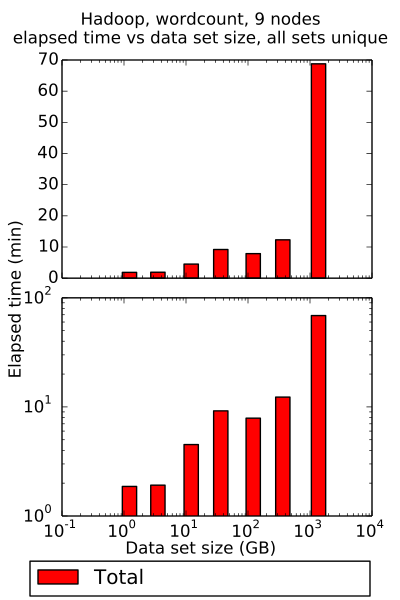

Recreate this plot in Python.
#!/usr/bin/env python
"""
Plot elapsed times from map-reduce job.
"""

from __future__ import print_function, division
import os
import ast
import argparse
import datetime as dt
import matplotlib.pyplot as plt

def config_to_dict(fconfig):
    """
    Read Disco cluster configuration file. Return as dict.
    """
    # TODO: use configparser instead
    # Disco config file is one line and formatted as a dict.
    with open(fconfig) as fr:
        line = fr.read()
        dconfig = ast.literal_eval(line.strip())
    return dconfig

def duration_to_timedelta(duration):
    """
    Convert duration from HH:MM:SS to datetime timedelta object.
    """
    duration_arr = map(float, duration.split(':'))
    duration_td = dt.timedelta(hours=duration_arr[0],
                               minutes=duration_arr[1],
                               seconds=duration_arr[2])
    return duration_td

def events_to_dict(fevents):
    """
    Read Disco events file from map-reduce job. Return as dict.
    """
    # Log files from Disco can be > 100 MB.
    # Only read relevant portions into memory.
    # Example record format:
    # ['2014/03/14 17:26:14', 'scout02', 'DONE: [map:0] Task finished in 0:00:00.716']
    # TODO: allow for chained map-reduce jobs
    # TODO: move to disco-specific utils module
    # Events for a single job.
    events = {}
    timestamp_fmt = "%Y/%m/%d %H:%M:%S"
    with open(fevents) as fr:
        map_started = False
        map_finished = False
        reduce_started = False
        reduce_finished = False
        for line in fr:
            arr = ast.literal_eval(line.strip())
            # Start job
            if 'master' in arr[1]:
                # ["2014/03/14 17:26:13","master","Starting job"]
                if 'Starting job' in arr[2]:
                    events['node_id'] = arr[1]
                    events['time_start'] = dt.datetime.strptime(arr[0], timestamp_fmt)
                    continue
            # Map
            if 'master' in arr[1]:
                # ["2014/03/14 17:26:13","master","Starting map phase"]
                if 'Starting map phase' in arr[2]:
                    map_started = True
                    events['map'] = {}
                    events['map']['node_id'] = arr[1]
                    events['map']['time_start'] = dt.datetime.strptime(arr[0], timestamp_fmt)
                    continue
                # ["2014/03/14 17:26:13","master","map:0 assigned to scout02"]
                if (('map' in arr[2])
                    and ('assigned to' in arr[2])):
                    # map_id is 1st word in string, e.g. map:0
                    # node_id is last word in string, e.g. scout02
                    map_id = (arr[2].split(None, 1)[0]).replace(':', '_')
                    events['map'][map_id] = {}
                    events['map'][map_id]['node_id'] = arr[2].rsplit(None, 1)[-1]
                    events['map'][map_id]['time_start'] = dt.datetime.strptime(arr[0], timestamp_fmt)
                    continue
            # ["2014/03/14 17:26:13","scout02","MSG: [map:0] Done: 2017 entries mapped"]
            if 'master' not in arr[1]:
                if (('MSG: [map' in arr[2])
                    and ('Done:' in arr[2])
                    and ('entries mapped' in arr[2])):
                    # map_id is 2nd word in string and has [], e.g. [map:0]
                    # num_entries is 4th word in string.
                    arr_msg = arr[2].split()
                    map_id = (((arr_msg[1]).replace(':', '_')).replace('[', '')).replace(']', '')
                    num_entries = int(arr_msg[3])
                    events['map'][map_id]['num_entries'] = num_entries
                    continue
                # ["2014/03/14 17:26:14","scout02","DONE: [map:0] Task finished in 0:00:00.716"]
                if (('DONE: [map' in arr[2])
                    and ('Task finished in' in arr[2])):
                    # map_id is 2nd word in string and has [], e.g. [map:0]
                    # time_elapsed is last word in string, e.g. 0:00:00.716
                    arr_msg = arr[2].split()
                    map_id = (((arr_msg[1]).replace(':', '_')).replace('[', '')).replace(']', '')
                    events['map'][map_id]['time_finish'] = dt.datetime.strptime(arr[0], timestamp_fmt)
                    events['map'][map_id]['time_elapsed'] = duration_to_timedelta(arr_msg[-1])
                    continue
            if 'master' in arr[1]:
                if map_started and not map_finished:
                    # ["2014/03/14 17:26:14","master","Starting shuffle phase"]
                    if 'Starting shuffle phase' in arr[2]:
                        events['map']['shuffle'] = {}
                        events['map']['shuffle']['node_id'] = arr[1]
                        events['map']['shuffle']['time_start'] = dt.datetime.strptime(arr[0], timestamp_fmt)
                        continue
                    # ["2014/03/14 17:26:14","master","Finished shuffle phase in 0:00:00.003"]
                    if 'Finished shuffle phase' in arr[2]:
                        # time_elapsed is last word in string, e.g. 0:00:00.716
                        events['map']['shuffle']['time_finish'] = dt.datetime.strptime(arr[0], timestamp_fmt)
                        events['map']['shuffle']['time_elapsed'] = duration_to_timedelta(arr[2].rsplit(None, 1)[-1])
                        continue     
                    # ["2014/03/14 17:26:14","master","Finished map phase in 0:00:00.844"]
                    if 'Finished map phase' in arr[2]:
                        map_finished = True
                        # time_elapsed is last word in string, e.g. 0:00:00.716
                        events['map']['time_finish'] = dt.datetime.strptime(arr[0], timestamp_fmt)
                        events['map']['time_elapsed'] = duration_to_timedelta(arr[2].rsplit(None, 1)[-1])
                        # Tally nodes, entries, and maps.
                        list_nodes = []
                        events['map']['num_entries'] = 0
                        events['map']['num_maps'] = 0
                        for key in events['map']:
                            if 'map_' in key:
                                if events['map'][key]['node_id'] not in list_nodes:
                                    list_nodes.append(events['map'][key]['node_id'])
                                events['map']['num_entries'] += events['map'][key]['num_entries']
                                events['map']['num_maps'] += 1
                        events['map']['num_nodes'] = len(list_nodes)
                        continue
            # Reduce
            if 'master' in arr[1]:
                # ["2014/03/14 17:26:14","master","Starting reduce phase"]
                if 'Starting reduce phase' in arr[2]:
                    reduce_started = True
                    events['reduce'] = {}
                    events['reduce']['node_id'] = arr[1]
                    events['reduce']['time_start'] = dt.datetime.strptime(arr[0], timestamp_fmt)
                    continue
                # ["2014/03/14 17:26:14","master","reduce:0 assigned to scout02"]
                if (('reduce' in arr[2])
                    and ('assigned to' in arr[2])):
                    # reduce_id is 1st word in string, e.g. reduce:0
                    # node_id is last word in string, e.g. scout02
                    reduce_id = (arr[2].split(None, 1)[0]).replace(':', '_')
                    events['reduce'][reduce_id] = {}
                    events['reduce'][reduce_id]['node_id'] = arr[2].rsplit(None, 1)[-1]
                    events['reduce'][reduce_id]['time_start'] = dt.datetime.strptime(arr[0], timestamp_fmt)
                    continue
            if 'master' not in arr[1]:
                # ["2014/03/14 17:26:14","scout02","MSG: [reduce:0] Done: 11843 entries reduced"]
                if (('MSG: [reduce' in arr[2])
                    and ('Done:' in arr[2])
                    and ('entries reduced' in arr[2])):
                    # reduce_id is 2nd word in string and has [], e.g. [reduce:0]
                    # num_entries is 4th word in string.
                    arr_msg = arr[2].split()
                    reduce_id = (((arr_msg[1]).replace(':', '_')).replace('[', '')).replace(']', '')
                    num_entries = int(arr_msg[3])
                    events['reduce'][reduce_id]['num_entries'] = num_entries
                    continue
                # ["2014/03/14 17:26:15","scout02","DONE: [reduce:0] Task finished in 0:00:00.867"]
                if (('DONE: [reduce' in arr[2])
                    and ('Task finished in' in arr[2])):
                    # reduce_id is 2nd word in string and has [], e.g. [reduce:0]
                    # time_elapsed is last word in string, e.g. 0:00:00.716
                    arr_msg = arr[2].split()
                    reduce_id = (((arr_msg[1]).replace(':', '_')).replace('[', '')).replace(']', '')
                    events['reduce'][reduce_id]['time_finish'] = dt.datetime.strptime(arr[0], timestamp_fmt)
                    events['reduce'][reduce_id]['time_elapsed'] = duration_to_timedelta(arr_msg[-1])
                    continue
            if 'master' in arr[1]:
                if reduce_started and not reduce_finished:
                    # ["2014/03/14 17:26:15","master","Starting shuffle phase"]
                    if 'Starting shuffle phase' in arr[2]:
                        events['reduce']['shuffle'] = {}
                        events['reduce']['shuffle']['node_id'] = arr[1]
                        events['reduce']['shuffle']['time_start'] = dt.datetime.strptime(arr[0], timestamp_fmt)
                        continue
                    # ["2014/03/14 17:26:15","master","Finished shuffle phase in 0:00:00.001"]
                    if 'Finished shuffle phase' in arr[2]:
                        # time_elapsed is last word in string, e.g. 0:00:00.716
                        events['reduce']['shuffle']['time_finish'] = dt.datetime.strptime(arr[0], timestamp_fmt)
                        events['reduce']['shuffle']['time_elapsed'] = duration_to_timedelta(arr[2].rsplit(None, 1)[-1])
                        continue     
                    # ["2014/03/14 17:26:15","master","Finished reduce phase in 0:00:01.080"]
                    if 'Finished reduce phase' in arr[2]:
                        reduce_finished = True
                        # time_elapsed is last word in string, e.g. 0:00:00.716
                        events['reduce']['time_finish'] = dt.datetime.strptime(arr[0], timestamp_fmt)
                        events['reduce']['time_elapsed'] = duration_to_timedelta(arr[2].rsplit(None, 1)[-1])
                        # Tally nodes, entries, and reduces.
                        list_nodes = []
                        events['reduce']['num_entries'] = 0
                        events['reduce']['num_reduces'] = 0
                        for key in events['reduce']:
                            if 'reduce_' in key:
                                if events['reduce'][key]['node_id'] not in list_nodes:
                                    list_nodes.append(events['reduce'][key]['node_id'])
                                events['reduce']['num_entries'] += events['reduce'][key]['num_entries']
                                events['reduce']['num_reduces'] += 1
                        events['reduce']['num_nodes'] = len(list_nodes)
                        continue
            # Finish job
            # ["2014/03/14 17:26:15","master","READY: Job finished in 0:00:01.925"]
            if 'master' in arr[1]:
                if 'READY: Job finished' in arr[2]:
                    # time_elapsed is last word in string, e.g. 0:00:00.716
                    events['time_finish'] = dt.datetime.strptime(arr[0], timestamp_fmt)
                    events['time_elapsed'] = duration_to_timedelta(arr[2].rsplit(None, 1)[-1])
                    continue
    return events

# def plot(suptitle, xtitle, xvalues, times_map, times_reduce, fplot):
def plot(suptitle, xtitle, xvalues, times, fplot):
    """
    Plot job execution times.
    """
    # Check inputs
    num_xvalues = len(xvalues)
    # if len(times_map) != num_xvalues:
    #     raise IOError(("Number of map jobs != number of x-axis values.\n"
    #                    +" xvalues = {xvalues}\n"
    #                    +" times_map = {times_map}").format(xvalues=xvalues,
    #                                                        times_map=times_map))
    # if len(times_reduce) != num_xvalues:
    #     raise IOError(("Number of reduce jobs != number of x-axis values.\n"
    #                    +" xvalues = {xvalues}\n"
    #                    +" times_reduce = {times_reduce}").format(xvalues=xvalues,
    #                                                              times_reduce=times_reduce))
    if len(times) != num_xvalues:
        raise IOError(("Number of map jobs != number of x-axis values.\n"
                       +" xvalues = {xvalues}\n"
                       +" times = {times}").format(xvalues=xvalues,
                                                           times=times))
    (fplot_base, ext) = os.path.splitext(fplot)
    if ext != '.pdf':
        raise IOError(("File extension not '.pdf': {fname}").format(fname=fplot))

    # Create figure object.
    subplot_kw = {'xscale': 'log'}
    fig_kw = {'figsize': (4., 6.)}
    (fig, axes) = plt.subplots(nrows=2, ncols=1, sharex='col', subplot_kw=subplot_kw, **fig_kw)
    # Add bar charts.
    widths = tuple(s*0.7 for s in xvalues)
    # bars_map = axes[0].bar(left=xvalues,
    #                        height=times_map,
    #                        width=widths,
    #                        color='r',
    #                        label="Map")
    # bars_reduce = axes[0].bar(left=xvalues,
    #                           height=times_reduce,
    #                           width=widths,
    #                           color='y',
    #                           bottom=times_map,
    #                           label="Reduce")
    bars = axes[0].bar(left=xvalues,
                       height=times,
                       width=widths,
                       color='r',
                       label="Total")
    # axes[1].bar(left=xvalues,
    #             height=times_map,
    #             width=widths,
    #             color='r',
    #             log=True)
    # axes[1].bar(left=xvalues,
    #             height=times_reduce,
    #             width=widths,
    #             color='y',
    #             bottom=times_map,
    #             log=True)
    axes[1].bar(left=xvalues,
                height=times,
                width=widths,
                color='r',
                log=True)
    # Must manually set at least common ylabel manually.
    fig.suptitle(suptitle)
    fig.text(x=0.5,
             y=0.085,
             s=xtitle,
             horizontalalignment='center',
             verticalalignment='center')
    fig.text(x=0.04,
             y=0.5,
             s="Elapsed time (min)",
             horizontalalignment='center',
             verticalalignment='center',
             rotation='vertical')
    # Shift lower plot up to make room for legend at bottom.
    # Add metadata to legend labels.
    box0 = axes[0].get_position()
    axes[0].set_position([box0.x0 + 0.03,
                          box0.y0,
                          box0.width,
                          box0.height])
    box1 = axes[1].get_position()
    axes[1].set_position([box1.x0 + 0.03,
                          (box1.y0 + 0.04),
                          box1.width,
                          box1.height])
    # fig.legend(handles=(bars_map, bars_reduce),
    #            labels=(bars_map.get_label(), bars_reduce.get_label()),
    #            ncol=2,
    #            loc='lower center',
    #            bbox_to_anchor=(0.05, -0.01, 0.9, 1.),
    #            mode='expand')
    fig.legend(handles=(bars),
               labels=(bars.get_label(), ),
               ncol=2,
               loc='lower center',
               bbox_to_anchor=(0.05, -0.01, 0.9, 1.),
               mode='expand')
    # Save figure as .pdf.
    fig.savefig(fplot)
    return None

def main(args):
    """
    Read Disco event file and plot performance metrics.
    """
    # TODO: allow for metadata to be added to plot (e.g. data size, file name, etc)
    # # TODO: use configparse for config files
    # (fconfig_base, ext) = os.path.splitext(args.fconfig)
    # if ext != '.csv':
    #     raise IOError(("File extension is not '.csv': {fname}").format(fname=args.fconfig))
    # fconfig_nocmts = fconfig_base + '_temp' + ext
    # with open(args.fconfig, 'r') as fcmts:
    #     with open(fconfig_nocmts, 'w') as fnocmts:
    #         for line in fcmts:
    #             if line.startswith('#'):
    #                 continue
    #             else:
    #                 fnocomts.write(line)
    # dfconfig = pd.read_csv(fconfig_nocmts)
    # fconfigargs.fconfig

    plot_args = {}
    plot_args['suptitle'] = ("Hadoop, wordcount, 9 nodes\n"
                             +"elapsed time vs data set size, all sets unique")
    plot_args['xtitle'] = "Data set size (GB)"
    plot_args['xvalues'] = [0.94, 2.7, 9.3, 27.9, 93.1, 279.4, 1052.5]
    # plot_args['times_map'] = [6.16, 13.78, 36.04]
    # plot_args['times_reduce'] = [0, 0, 0]
    plot_args['times'] = [1.867, 1.917, 4.517, 9.2, 7.883, 12.3, 68.77]
    plot_args['fplot'] = args.fplot

    plot(**plot_args)

    return None

if __name__ == '__main__':
    defaults = {}
    # TODO: use configparser instead
    # defaults['fconfig'] = "config.csv"
    defaults['fplot'] = "plot.pdf"
    parser = argparse.ArgumentParser(formatter_class=argparse.RawTextHelpFormatter,
                                     description="Read Disco event file and plot performance metrics.")
    # parser.add_argument("--fconfig",
    #                     default=defaults['fconfig'],
    #                     help=(("Input configuration file as .csv.\n"
    #                            +" Default: {default}").format(default=defaults['fconfig'])))
    parser.add_argument("--fplot",
                        default=defaults['fplot'],
                        help=(("Output plot file as pdf.\n"
                               +" Default: {default}").format(default=defaults['fplot'])))
    parser.add_argument("--verbose",
                        "-v",
                        action="store_true",
                        help=("Print 'INFO:' messages to stdout."))
    args = parser.parse_args()
    if args.verbose:
        print("INFO: Arguments:")
        for arg in args.__dict__:
            print("", arg, args.__dict__[arg])
    main(args)
